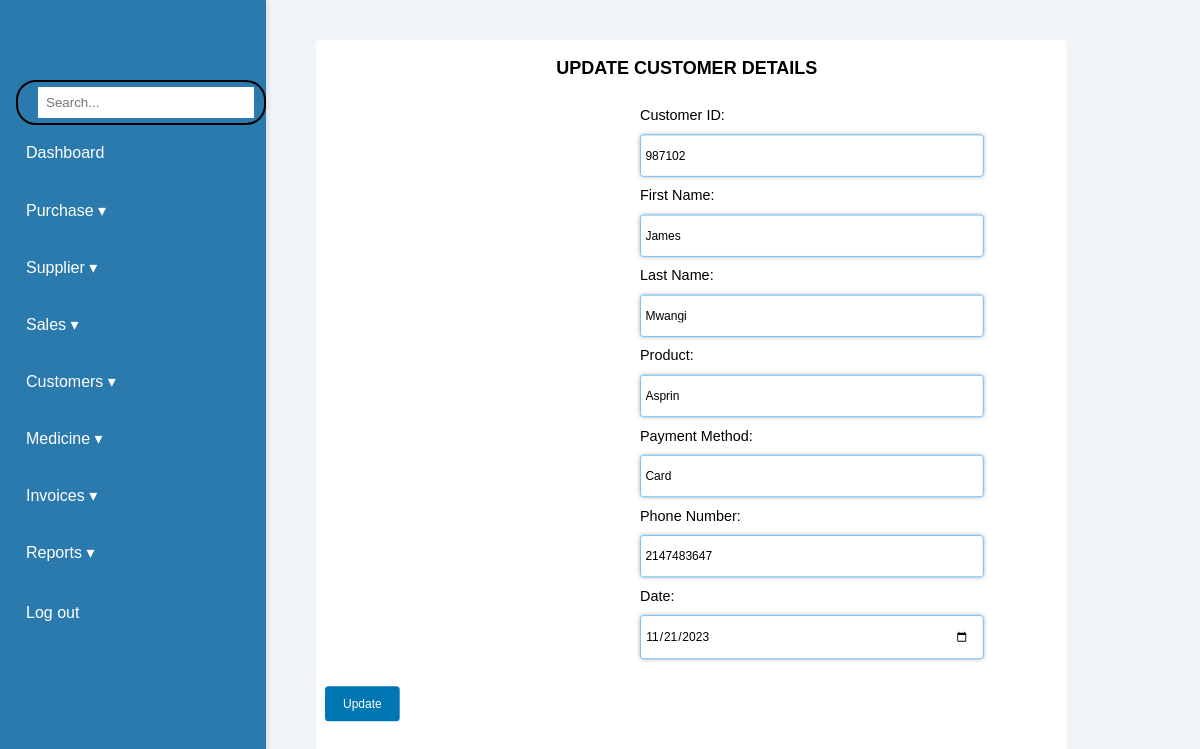
The app's page /Customers-update.php?cid=987102&fname=James&lname=Mwangi&pdt=Asprin&pmd=Card&phone=2147483647&date=2023-11-21 with its own data.
### tables this page shows
CREATE TABLE `customers` (
  `Customer ID` decimal(6,0) NOT NULL,
  `First Name` varchar(30) NOT NULL,
  `Last Name` varchar(30) NOT NULL,
  `Product` varchar(50) NOT NULL,
  `Payment method` varchar(20) NOT NULL,
  `Phone number` int(50) NOT NULL,
  `Date` date NOT NULL
);

### Customers-update.php (the view, shortened to what this page needs)
<?php
include "config.php";
if (isset($_GET['cid'])) {
    $customer_id = $_GET['cid'];
    $qry1 = "SELECT * FROM customers WHERE `Customer ID`='$customer_id'";
    $result = $conn->query($qry1);
    if ($result->num_rows > 0) {
        $row = $result->fetch_assoc();
    } else {
        echo "Product not found.";
        exit();
    }
}
?>
<!DOCTYPE html>
<html lang="en">
<head>
    <link rel="stylesheet" href="style.css">
    <link rel="stylesheet" href="Purchase.css">
</head>
<body>
<div class="container">
<aside class="sidebar">
            <div class="profile">
            </div>
            <div class="search-bar">
                <input type="text" id="searchInput" placeholder="Search..." onkeyup="filterCards()">
            </div>
            <nav>
                <ul>
                    <li>
                        <ion-icon name="home-outline"></ion-icon> <a href="index.php">Dashboard</a>
                    </li>
                    <li>
                        <span class="dropdown">
                            <ion-icon name="cart-outline"></ion-icon> Purchase &#9662;
                        </span>
                    </li>
                    <li>
                        <span class="dropdown">
                            <ion-icon name="person-add-outline"></ion-icon> Supplier &#9662;
                        </span>
                    </li>
                    <li>
                        <span class="dropdown">
                            <ion-icon name="cash-outline"></ion-icon> Sales &#9662;
                        </span>
                    </li>
                    <li>
                    <span class="dropdown">
                            <ion-icon name="people-circle"></ion-icon> Customers &#9662;
                        </span>
                    </li>
                    <li>
                        <span class="dropdown">
                            <ion-icon name="medkit-outline"></ion-icon> Medicine &#9662;
                        </span>
                    </li>
                    <li>
                        <span class="dropdown">
                            <ion-icon name="document-text-outline"></ion-icon> Invoices &#9662;
                        </span>
                    </li>
                    <li>
                        <span class="dropdown">
                            <ion-icon name="analytics-outline"></ion-icon> Reports &#9662;
                        </span>
                    </li>
                    <ul>
                    <li>
                        <ion-icon name="home-outline"></ion-icon> <a href="login.php">Log out</a>
                    </li>
                </ul>
            </nav>
        </aside>
        <br><br><br><br><br><br><br>
    <div class="one row" >
		<form action="<?=$_SERVER['PHP_SELF']?>" method="post">
        <div class="head">
	<h2>UPDATE CUSTOMER DETAILS</h2>
	</div>
        <div class="column"style="margin-left:350px">
        <label for="CustomerID">Customer ID:</label><br>
        <input type="text" name="cid" value="<?= $row['Customer ID']; ?>">
    <p>
        <label for="FirstName">First Name:</label><br>
        <input type="text" name="fname" value="<?= $row['First Name']; ?>">
    </p>
    <p>
        <label for="LastName">Last Name:</label><br>
        <input type="text" name="lname" value="<?= $row['Last Name']; ?>">
    </p>
    <p>
        <label for="Product">Product:</label><br>
        <input type="text" name="pdt" value="<?= $row['Product']; ?>">
    </p>
    <p>
        <label for="PaymentMethod">Payment Method:</label><br>
        <input type="text" name="pmd" value="<?= $row['Payment method']; ?>">
    </p>
    <p>
        <label for="PhoneNumber">Phone Number:</label><br>
        <input type="number" name="phone" value="<?= $row['Phone number']; ?>">
    </p>
    <p>
        <label for="Date">Date:</label><br>
        <input type="date" name="date" value="<?= $row['Date']; ?>">
    </p>
    </div>
    <input type="submit" name="update" value="Update">
</form>
            <br>
		</div>
	</div>
    </body>
</html>

### style.css (style rules this page uses)
body { font-family: 'Poppins', sans-serif; margin: 0; padding: 0; background-color: #f1f5f9; }
.container { display: flex; height: 100vh; }
.sidebar .profile { display: flex; align-items: center; margin-top: 40px; margin-bottom: 20px; }
.sidebar { width: 280px; background-color: #2b7aae; color: white; padding-left: 1rem; box-shadow: 2px 0 5px rgba(0, 0, 0, 0.1); z-index: 100; }
.sidebar nav ul { list-style-type: none; padding: 0; }
.sidebar nav ul li { padding: 15px 0; cursor: pointer; transition: background-color 0.3s; position: relative; width: 100%; margin-bottom: 0.5rem; }
.sidebar nav ul li a { text-decoration: none; color: white; }
.dropdown { cursor: pointer; display: flex; align-items: center; }
.search-bar { display: flex; align-items: center; border: 2px solid black; border-radius: 20px; padding: 5px 10px; width: 250px; }
.search-bar input { border: none; outline: none; padding: 8px; width: 100%; }
* { margin: 0; padding: 0; font-family: 'Poppins', sans-serif; box-sizing: border-box; }
h2 { font-size: 2em; color:aliceblue; text-align: center; }

### Purchase.css (style rules this page uses)
.one { border-radius: 5px; box-sizing: border-box; background-color: white; padding: 20px; padding-left: 10px; width: 80%; margin: 0 auto; margin-top: 0%; margin-bottom: 0%; margin-left: 50px; margin-right: 50px; font-family: Arial; transform-origin:0%; transform: scale(0.9); }
.column { float: left; width: 50%; }
.row:after { content: ""; display: table; clear: both; }
.column input[type=text],input[type=number],input[type=date],select { width: 95%; padding: 15px; padding-left: 5px; border: 1px solid #61bffd; border-radius: 4px; box-shadow: 0 0 5px rgba(0, 0, 0, 0.3); }
label { padding: 12px 12px 12px 0; display: inline-block; }
input[type=submit] { background-color: #0077b3; color: white; padding: 12px 20px; border: none; border-radius: 4px; cursor: pointer; display:inline-block; margin-top:20px; margin-top: 30px; }
.head h2 { color:black ; margin-bottom: 20px; font-size:20px ; align-items: flex-end; }

### records on screen
customers: cid "987102", fname "James", lname "Mwangi", pdt "Asprin", pmd "Card", phone "2147483647", date "11/21/2023"
